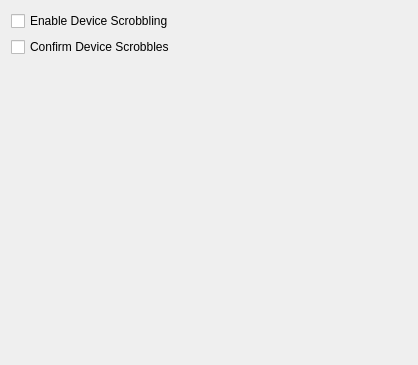
<?xml version="1.0" encoding="UTF-8"?>
<ui version="4.0">
 <class>IpodSettingsWidget</class>
 <widget class="QWidget" name="IpodSettingsWidget">
  <property name="geometry">
   <rect>
    <x>0</x>
    <y>0</y>
    <width>418</width>
    <height>365</height>
   </rect>
  </property>
  <property name="windowTitle">
   <string notr="true">Form</string>
  </property>
  <layout class="QVBoxLayout" name="verticalLayout">
   <item>
    <widget class="QCheckBox" name="deviceScrobblingEnabled">
     <property name="text">
      <string>Enable Device Scrobbling</string>
     </property>
    </widget>
   </item>
   <item>
    <widget class="QCheckBox" name="alwaysAsk">
     <property name="text">
      <string>Confirm Device Scrobbles</string>
     </property>
    </widget>
   </item>
   <item>
    <widget class="unicorn::Label" name="note">
     <property name="text">
      <string notr="true"/>
     </property>
     <property name="textFormat">
      <enum>Qt::RichText</enum>
     </property>
     <property name="wordWrap">
      <bool>true</bool>
     </property>
    </widget>
   </item>
  </layout>
 </widget>
 <customwidgets>
  <customwidget>
   <class>unicorn::Label</class>
   <extends>QLabel</extends>
   <header location="global">lib/unicorn/widgets/Label.h</header>
  </customwidget>
 </customwidgets>
 <resources/>
 <connections/>
</ui>
